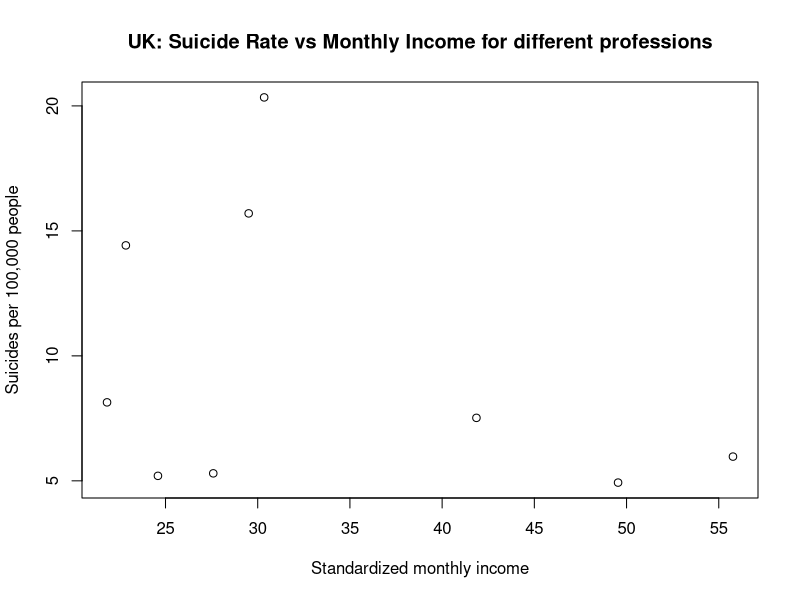
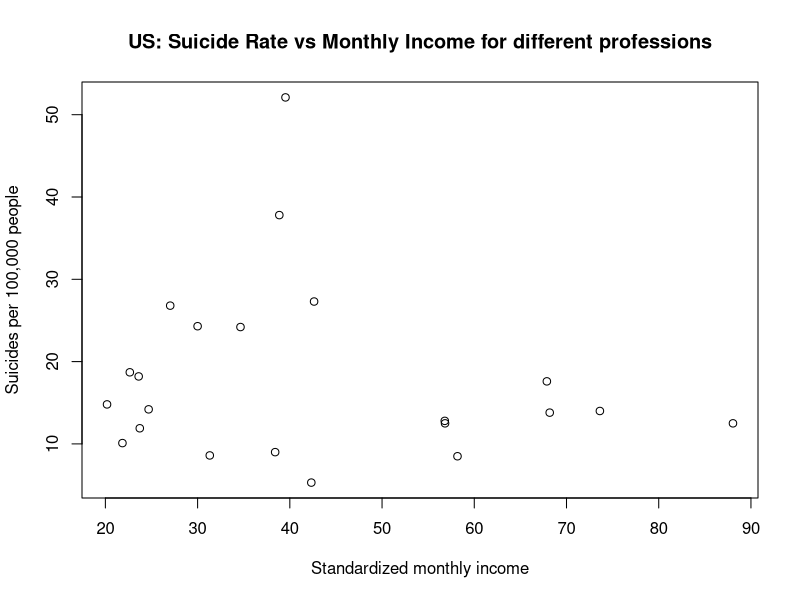
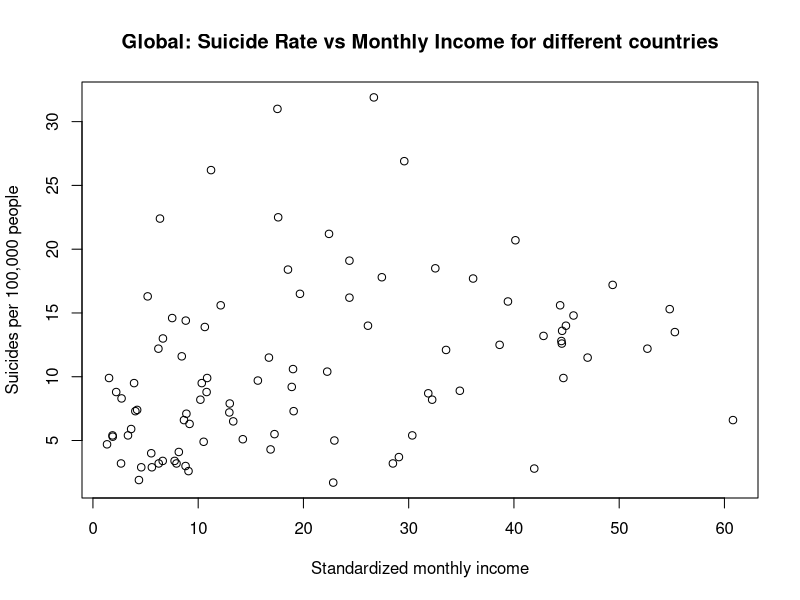

Write R code to recreate these figures, in order.
## ---- chunk 1
ukdata =read.csv('UKdata.csv');
plot(ukdata$wagepercol, ukdata$suicides100k, xlab='Standardized monthly income', ylab = 'Suicides per 100,000 people', main = 'UK: Suicide Rate vs Monthly Income for different professions')
## ---- chunk 2
usdata =read.csv('USdata.csv');
plot(usdata$wagepercol, usdata$suicides100k, xlab='Standardized monthly income', ylab = 'Suicides per 100,000 people', main = 'US: Suicide Rate vs Monthly Income for different professions')
## ---- chunk 3
countrydata =read.csv('countrydata.csv');
plot(countrydata$wagepercol, countrydata$suicides100k, xlab='Standardized monthly income', ylab = 'Suicides per 100,000 people', main = 'Global: Suicide Rate vs Monthly Income for different countries')
